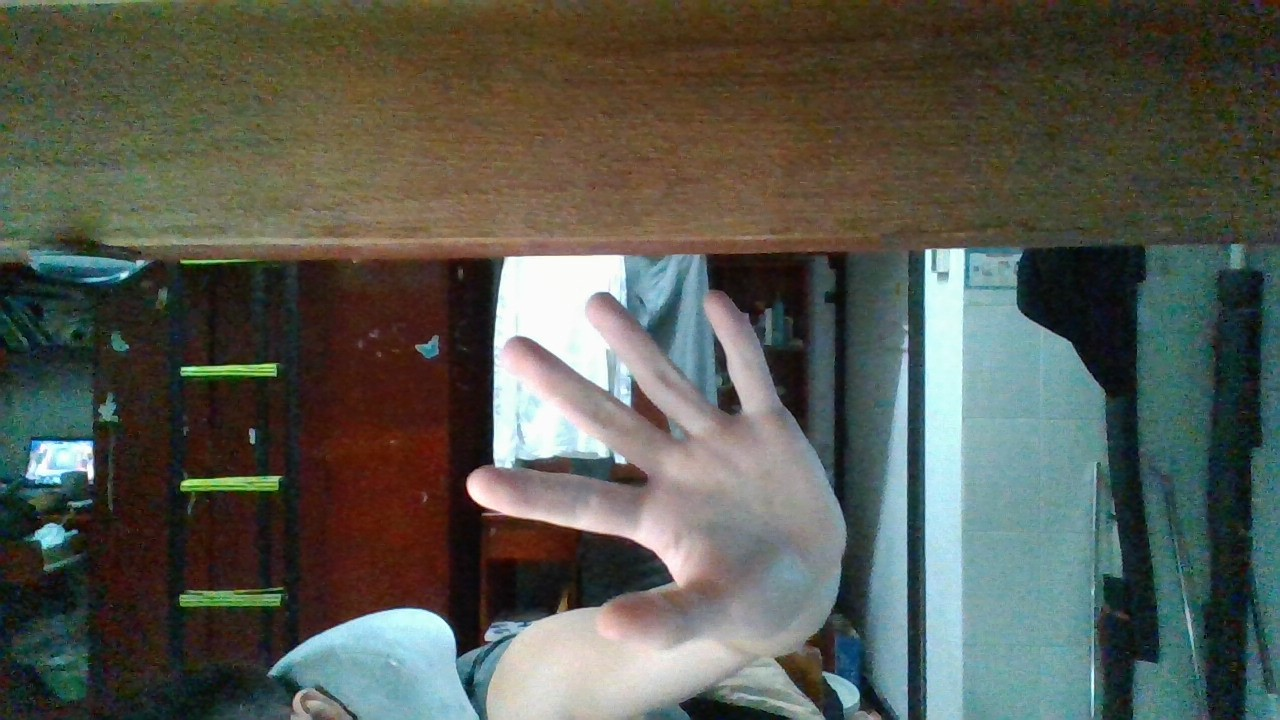
#> input picture img/1.jpg, 1280 x 720 px, given in place of the camera
$ python imgGather.py   (older library calls are emulated)
#> lines starting #> are read from the running program, lines starting #| are printed output that depends on the picture; after the words box and inside, x2 and y2 are one past the last pixel; in counts of white or black regions, pixels touching at a corner belong together
### imageProcessing.py
import cv2 as cv
import numpy as np
import matplotlib.pyplot as plt
import fourierDescriptor as fd


###############################################
# 图像截取函数
# 输入：原图，截取起始点的横坐标，纵坐标，截取的宽度、长度
# 输出：截取后的图像， 被标记截取范围后的原图
###############################################
# [6 lines left out: function crop, not called in this run]


###############################################
# 椭圆皮肤检测函数
# 输入：原图
# 输出：筛选后只剩下皮肤的图
# 原理：在YCrCb空间，肤色像素点会聚集到一个椭圆区域。先定义一个椭圆模型，然后将每个RGB像素点转换到YCrCb空间比对是否在椭圆区域，是的话判断为皮肤。
###############################################
def skin_ellipse(img_crop):
    skinCrCbHist = np.zeros((256, 256), dtype=np.uint8)
    cv.ellipse(skinCrCbHist, (113, 155), (23, 25), 43, 0, 360, (255, 255, 255), -1)  # 绘制椭圆弧线
    YCrCb = cv.cvtColor(img_crop, cv.COLOR_BGR2YCR_CB)  # 转换至YCrCb空间
    (y, Cr, Cb) = cv.split(YCrCb)  # 拆分出Y,Cr,Cb值
    skin = np.zeros(Cr.shape, dtype=np.uint8)  # 掩膜
    (x, y) = Cr.shape
    for i in range(0, x):
        for j in range(0, y):
            if skinCrCbHist[Cr[i][j], Cb[i][j]] > 0:  # 若不在椭圆区间中
                skin[i][j] = 255
    res = cv.bitwise_and(img_crop, img_crop, mask=skin)
    return res


###############################################
# YCrCb+阈值分割图像检测函数
# 输入：原图
# 输出：筛选后只剩下皮肤的图
# 原理:针对YCrCb中Cr分量的处理，对CR通道单独进行Otsu处理，Otsu方法opencv里用threshold，Otsu算法是对图像的灰度级进行聚类。
###############################################
# [7 lines left out: function skin_threshold, not called in this run]


###############################################
# 形态学处理函数
# 输入：提取过皮肤以后的图像（存在瑕疵的干扰）
# 输出：排除大部分瑕疵后的图像
###############################################
def morphology(img_skin):
    # k = np.ones((16, 16), np.uint8)
    k = cv.getStructuringElement(cv.MORPH_RECT, (9, 9), None)
    img_erode = cv.erode(img_skin, k, 1)
    img_dilate = cv.dilate(img_erode, k, 1)
    img_erode = cv.erode(img_dilate, k, 1)
    img_dilate = cv.dilate(img_erode, k, 1)

    return img_dilate


# [20 lines of commented-out code are left out]
cap = cv.VideoCapture(0)
width = 640
height = 480
cap.set(cv.CAP_PROP_FRAME_WIDTH, width)
cap.set(cv.CAP_PROP_FRAME_HEIGHT, height)

# [23 lines that do not run on import are left out]

### fourierDescriptor.py
import cv2
import numpy as np

MIN_DESCRIPTOR = 32  # surprisingly enough, 2 descriptors are already enough


# 计算傅里叶描述子
def fourierDesciptor(res):
    # Laplacian算子进行八邻域检测
    gray = cv2.cvtColor(res, cv2.COLOR_BGR2GRAY)
    dst = cv2.Laplacian(gray, cv2.CV_16S, ksize=3)
    Laplacian = cv2.convertScaleAbs(dst)
    contour = find_contours(Laplacian)  # 提取轮廓点坐标
    contour_array = contour[:, 0, :]  # 注意这里只保留区域面积最大的轮廓点坐标
    ret_np = np.ones(dst.shape, np.uint8)  # 创建黑色幕布
    ret = cv2.drawContours(ret_np, contour, -1, (255, 255, 255), 1)  # 绘制白色轮廓
    contours_complex = np.empty(contour_array.shape[:-1], dtype=complex)
    contours_complex.real = contour_array[:, 0]  # 横坐标作为实数部分
    contours_complex.imag = contour_array[:, 1]  # 纵坐标作为虚数部分
    fourier_result = np.fft.fft(contours_complex)  # 进行傅里叶变换
    # fourier_result = np.fft.fftshift(fourier_result)
    descirptor_in_use = truncate_descriptor(fourier_result)  # 截短傅里叶描述子
    # reconstruct(ret, descirptor_in_use)
    return ret, descirptor_in_use


def cnt_area(cnt):
    area = cv2.contourArea(cnt)
    return area


def find_contours(Laplacian):
    contours, hierarchy = cv2.findContours(Laplacian, cv2.RETR_EXTERNAL, cv2.CHAIN_APPROX_NONE)  # 寻找轮廓
    area = []
    for i in range(len(contours)):
        area.append(cv2.contourArea(contours[i]))
    max = np.argmax(np.array(area))
    return contours[max]


# 截短傅里叶描述子
def truncate_descriptor(fourier_result):
    descriptors_in_use = np.fft.fftshift(fourier_result)

    # 取中间的MIN_DESCRIPTOR项描述子
    center_index = int(len(descriptors_in_use) / 2)
    low, high = center_index - int(MIN_DESCRIPTOR / 2), center_index + int(MIN_DESCRIPTOR / 2)
    descriptors_in_use = descriptors_in_use[low:high]

    descriptors_in_use = np.fft.ifftshift(descriptors_in_use)
    return descriptors_in_use


##由傅里叶描述子重建轮廓图
# [20 lines left out: function reconstruct, not called in this run]

### imgGather.py
import cv2 as cv
import imageProcessing as ip
import fourierDescriptor as fd
import efd


###############################################
# 皮肤提取最终函数
# 输入：原图
# 输出：最终效果图,傅里叶特征
###############################################
def gather(img):
    img_blur = cv.GaussianBlur(img, (3, 3), 0)
    img_ellipse = ip.skin_ellipse(img_blur)
    img_morphology = ip.morphology(img_ellipse)
    img_fourier, feature = fd.fourierDesciptor(img_morphology)
    # efd_res = efd.elliptic_fourier_descriptors(img_morphology)
    feature = abs(feature)

    return img_fourier, feature


if __name__ == '__main__':
    cnt_up = 0
    cnt_down = 0
    cnt_left = 0
    cnt_right = 0
    temp_cnt = 0

    cap = cv.VideoCapture(0)
    width = 640
    height = 480
    cap.set(cv.CAP_PROP_FRAME_WIDTH, width)
    cap.set(cv.CAP_PROP_FRAME_HEIGHT, height)

    path = './' + 'dataset' + '/'
    img_path = '/' + 'img' + '/'
    feature_path = '/' + 'feature' + '/'

    while 1:

        flag, frame = cap.read()
#> frame is the input picture: shape (720, 1280, 3); mean B, G, R 80.9, 89.7, 86.9
        res, f = gather(frame)
#> in skin_ellipse, `cv.ellipse(skinCrCbHist, (113, 155), (23, 25), 43, 0, 360, (255, 255, ..`:
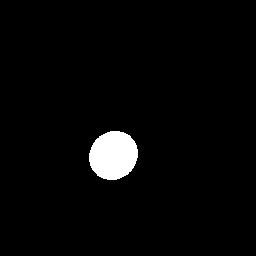
#> skinCrCbHist: shape (256, 256); 2.9% white; 1 white region, box (x1, y1, x2, y2) and area: (89, 131, 138, 180) 1878
#> in skin_ellipse, `YCrCb = cv.cvtColor(img_crop, cv.COLOR_BGR2YCR_CB)`: YCrCb: shape (720, 1280, 3); mean of channels 0, 1, 2 87.9, 127.3, 124.1
#> in skin_ellipse, `(y, Cr, Cb) = cv.split(YCrCb)`:
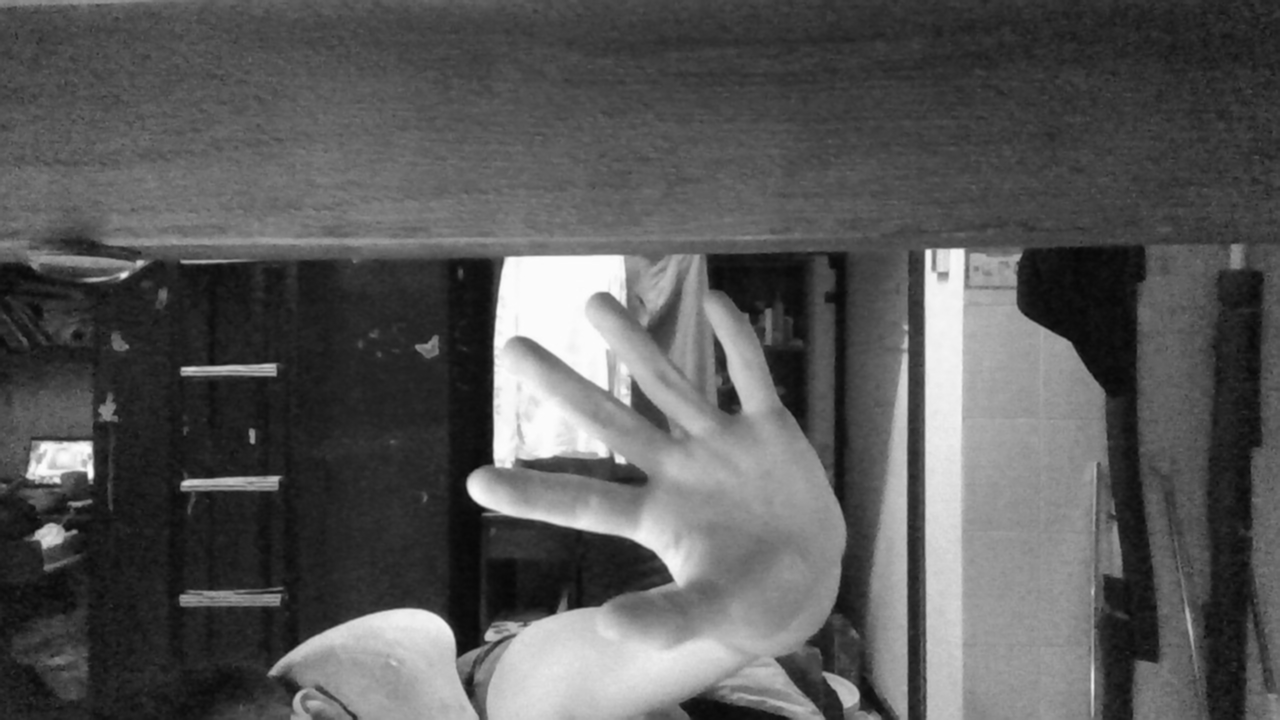
#> y: shape (720, 1280); min 7, max 253, mean 87.9
#> in skin_ellipse, `(y, Cr, Cb) = cv.split(YCrCb)`:
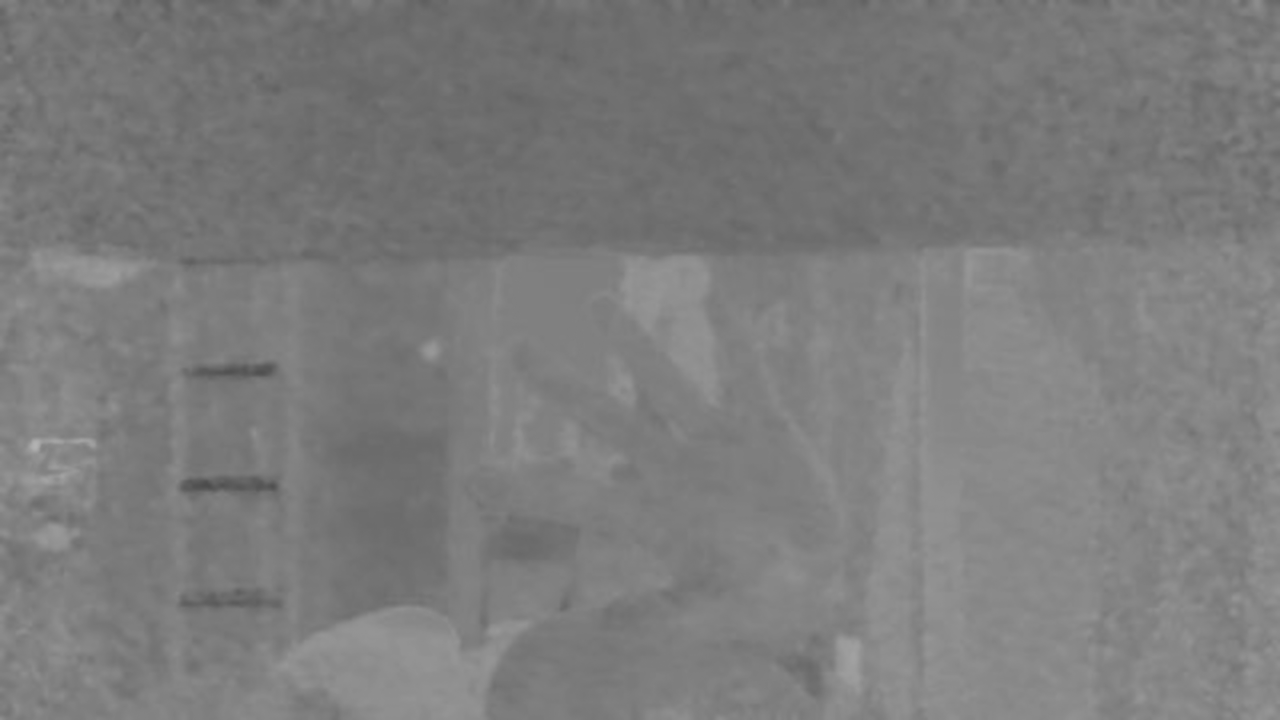
#> Cb: shape (720, 1280); min 76, max 178, mean 124.1
#> after the loop in skin_ellipse, `for i in range(0, x):`:
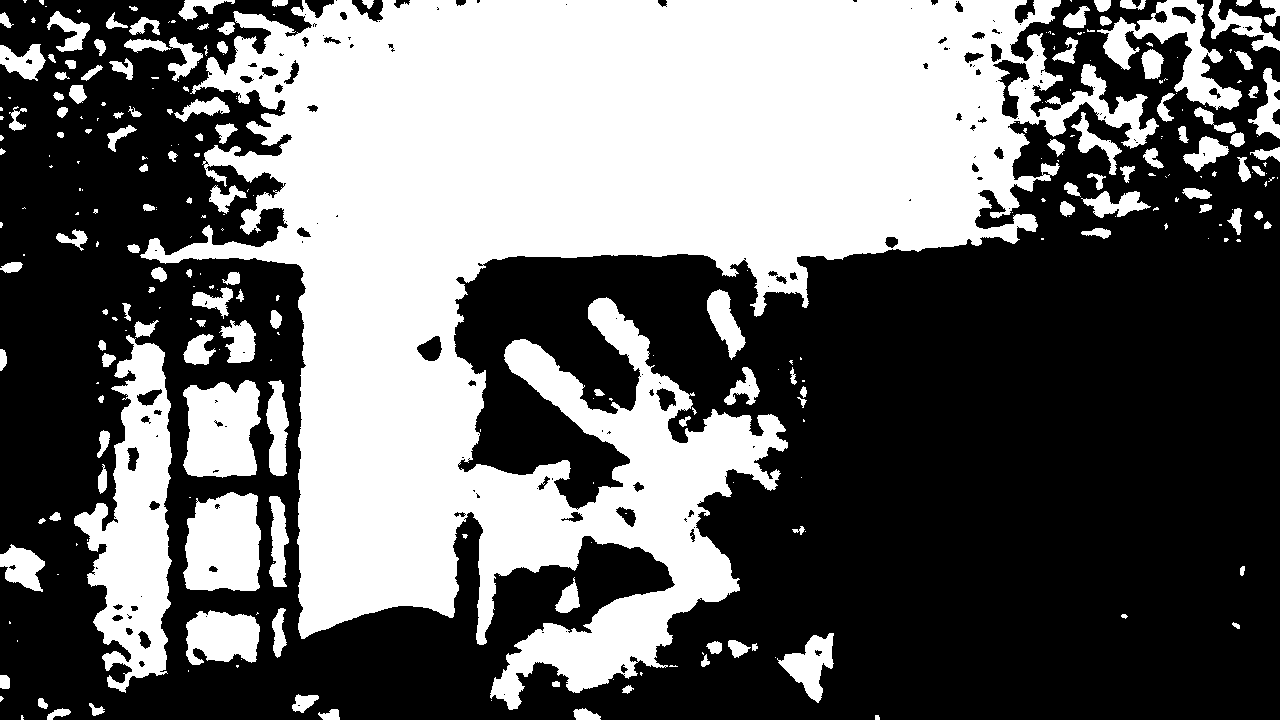
#> skin: shape (720, 1280); 41.6% white; 284 white regions (147 under 20 px)
#> in find_contours, `contours, hierarchy = cv2.findContours(Laplacian, cv2.RETR_EXTERNAL, c..`: contours = 86 contours, 1 with area under 20; largest, box (x1, y1, x2, y2) and area: (178, 0, 1027, 710) 299276, (74, 394, 172, 678) 16329, (184, 492, 262, 592) 6586, (184, 381, 259, 477) 6293, (187, 611, 260, 662) 3039
#> the loop in find_contours, `for i in range(len(contours)):` made 86 passes
#> after the loop in find_contours, `for i in range(len(contours)):`: area = 86 values, max 299276 at index 83, min 19 at index 82, mean 4275.4
#> in find_contours, `max = np.argmax(np.array(area))`: max = 83
#> in fourierDesciptor, `contour = find_contours(Laplacian)`: contour = contour of 6930 points, box (x1, y1, x2, y2) (178, 0, 1027, 710), area 299276
#> in fourierDesciptor, `contour_array = contour[:, 0, :]`: contour_array = 6930 pairs, first value 178 to 1026, second value 0 to 709
#> in fourierDesciptor, `ret = cv2.drawContours(ret_np, contour, -1, (255, 255, 255), 1)`:
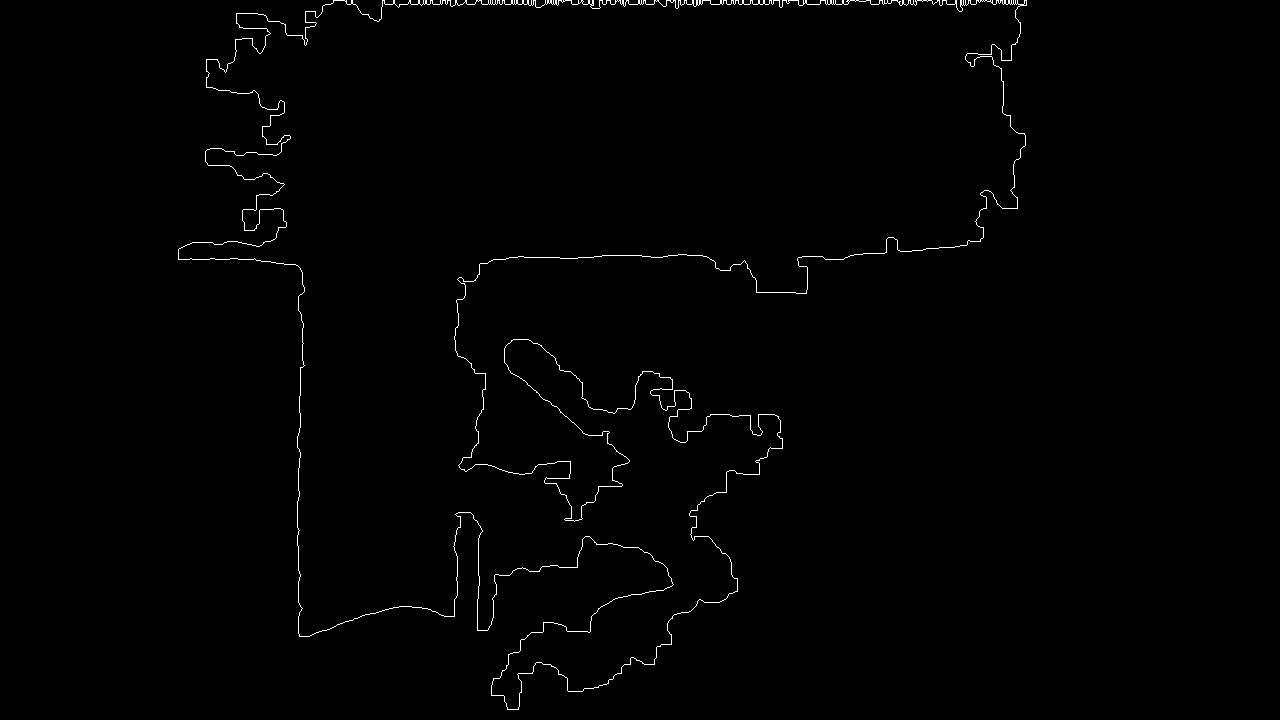
#> ret: shape (720, 1280); values 1 (black) and 255 (white), 0.74% white in thin lines or dots, all inside (x1, y1, x2, y2) = (178, 0, 1027, 710)
#> in gather, `feature = abs(feature)`: feature = 32 values, max 4468136.9 at index 0, min 23775.8 at index 23, mean 325649.2
#> f has the same summary as feature in gather

        cv.imshow("frame", frame)
        cv.imshow("res", res)

        direction = ''
        key = cv.waitKey(1) & 0xFF
#> (key q is pressed here)
        if key == ord('q'):
            print("退出数据集收集")
            break
        else:
            if key == ord('w'):
                direction = 'up'
                cnt_up += 1
                temp_cnt = cnt_up
            elif key == ord('s'):
                direction = 'down'
                cnt_down += 1
                temp_cnt = cnt_down
            elif key == ord('a'):
                direction = 'left'
                cnt_left += 1
                temp_cnt = cnt_left
            elif key == ord('d'):
                direction = 'right'
                cnt_right += 1
                temp_cnt = cnt_right

            while direction != '':
                cv.imwrite(path + direction + img_path + direction + '_' + str(temp_cnt) + '.png', res)
                print("第 " + str(temp_cnt) + " 张 " + direction + " 图片 保存成功")
                with open(path + direction + feature_path + direction + '_' + str(temp_cnt) + '.txt', 'w',
                          encoding='utf-8') as w:
                    temp = f[1]
                    for j in range(1, len(f)):
                        x_record = int(100 * f[j] / temp)
                        w.write(str(x_record))
                        w.write(' ')
                    w.write('\n')
                print("傅里叶特征保存成功")
                direction = ''
